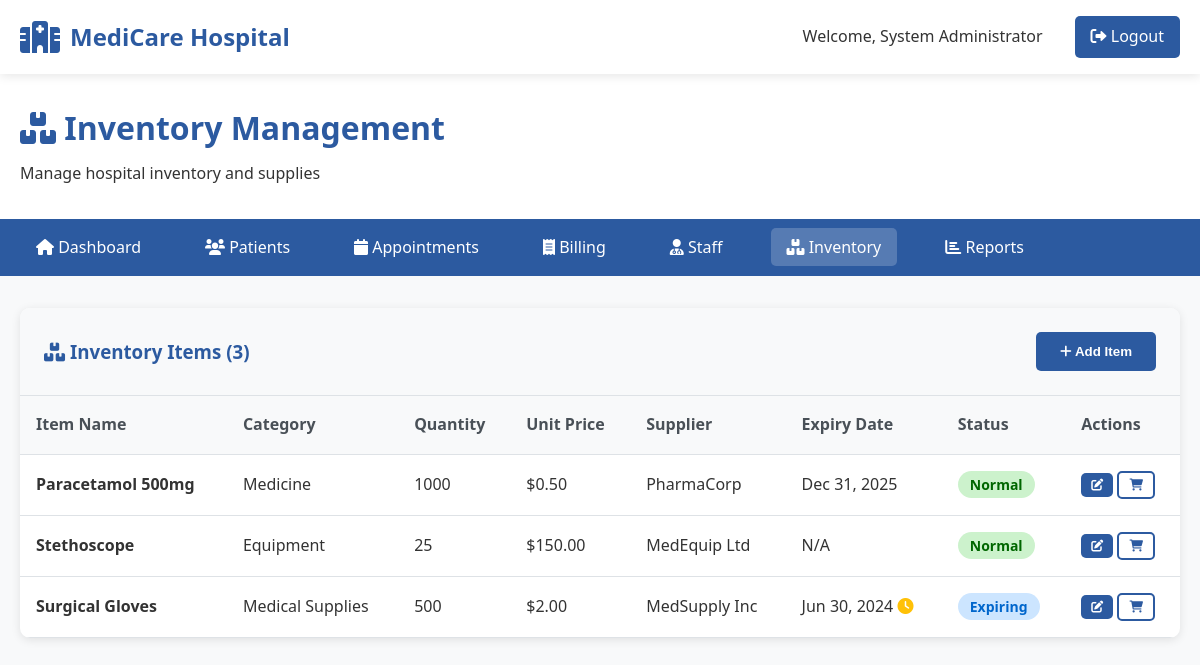
/dashboard/inventory.php (signed in), run on the app's committed database.
### tables this page shows
CREATE TABLE inventory (
    id INT PRIMARY KEY AUTO_INCREMENT,
    item_name VARCHAR(100) NOT NULL,
    category VARCHAR(50),
    quantity INT NOT NULL DEFAULT 0,
    unit_price DECIMAL(10,2),
    supplier VARCHAR(100),
    expiry_date DATE,
    minimum_stock INT DEFAULT 10,
    created_at TIMESTAMP DEFAULT CURRENT_TIMESTAMP,
    updated_at TIMESTAMP DEFAULT CURRENT_TIMESTAMP ON UPDATE CURRENT_TIMESTAMP
);

### dashboard/inventory.php (the view, shortened to what this page needs)
<?php
$database = new Database();
$conn = $database->getConnection();
$query = "SELECT * FROM inventory ORDER BY item_name";
$stmt = $conn->prepare($query);
$stmt->execute();
$inventory_items = $stmt->fetchAll(PDO::FETCH_ASSOC);
?>
<!DOCTYPE html>
<html lang="en">
<head>
    <link rel="stylesheet" href="../assets/css/style.css">
    <link href="https://cdnjs.cloudflare.com/ajax/libs/font-awesome/6.0.0/css/all.min.css" rel="stylesheet">
</head>
<body>
    <header class="header">
        <div class="container">
            <div class="logo">
                <i class="fas fa-hospital"></i>
                <h1>MediCare Hospital</h1>
            </div>
            <nav class="nav">
                <span>Welcome, <?php echo htmlspecialchars($_SESSION['full_name']); ?></span>
                <a href="../logout.php" class="btn-login">
                    <i class="fas fa-sign-out-alt"></i> Logout
                </a>
            </nav>
        </div>
    </header>
    <div class="dashboard">
        <div class="dashboard-header">
            <div class="container">
                <h1><i class="fas fa-boxes"></i> Inventory Management</h1>
                <p>Manage hospital inventory and supplies</p>
            </div>
        </div>
        <nav class="dashboard-nav">
            <div class="container">
                <ul>
                    <li><a href="index.php"><i class="fas fa-home"></i> Dashboard</a></li>
                    <li><a href="patients.php"><i class="fas fa-users"></i> Patients</a></li>
                    <li><a href="appointments.php"><i class="fas fa-calendar"></i> Appointments</a></li>
                    <li><a href="billing.php"><i class="fas fa-receipt"></i> Billing</a></li>
                    <li><a href="staff.php"><i class="fas fa-user-md"></i> Staff</a></li>
                    <li><a href="inventory.php" class="active"><i class="fas fa-boxes"></i> Inventory</a></li>
                    <li><a href="reports.php"><i class="fas fa-chart-bar"></i> Reports</a></li>
                </ul>
            </div>
        </nav>
        <div class="dashboard-content">
            <div class="container">
                <div class="table-container">
                    <div class="table-header">
                        <h3><i class="fas fa-boxes"></i> Inventory Items (<?php echo count($inventory_items); ?>)</h3>
                        <button class="btn btn-primary" onclick="alert('Add Item feature coming soon!')">
                            <i class="fas fa-plus"></i> Add Item
                        </button>
                    </div>
                    <table>
                        <thead>
                            <tr>
                                <th>Item Name</th>
                                <th>Category</th>
                                <th>Quantity</th>
                                <th>Unit Price</th>
                                <th>Supplier</th>
                                <th>Expiry Date</th>
                                <th>Status</th>
                                <th>Actions</th>
                            </tr>
                        </thead>
                        <tbody>
                            <?php if (empty($inventory_items)): ?>
                            <tr>
                                <td colspan="8" style="text-align: center; color: #666;">No inventory items found</td>
                            </tr>
                            <?php else: ?>
                            <?php foreach ($inventory_items as $item): ?>
                            <?php
                                $status = 'normal';
                                if ($item['expiry_date'] && strtotime($item['expiry_date']) < strtotime('+30 days')) {
                                    $status = 'expiring';
                                }
                            ?>
                            <tr>
                                <td><strong><?php echo htmlspecialchars($item['item_name']); ?></strong></td>
                                <td><?php echo htmlspecialchars($item['category']); ?></td>
                                <td>
                                    <?php echo $item['quantity']; ?>
                                </td>
                                <td>$<?php echo number_format($item['unit_price'], 2); ?></td>
                                <td><?php echo htmlspecialchars($item['supplier']); ?></td>
                                <td>
                                    <?php if ($item['expiry_date']): ?>
                                        <?php echo date('M d, Y', strtotime($item['expiry_date'])); ?>
                                        <?php if (strtotime($item['expiry_date']) < strtotime('+30 days')): ?>
                                            <i class="fas fa-clock" style="color: #ffc107;" title="Expiring Soon"></i>
                                        <?php endif; ?>
                                    <?php else: ?>
                                        N/A
                                    <?php endif; ?>
                                </td>
                                <td>
                                    <?php if ($status == 'low_stock'): ?>
                                        <span class="status cancelled">Low Stock</span>
                                    <?php elseif ($status == 'expiring'): ?>
                                        <span class="status scheduled">Expiring</span>
                                    <?php else: ?>
                                        <span class="status completed">Normal</span>
                                    <?php endif; ?>
                                </td>
                                <td>
                                    <button class="btn btn-primary" style="padding: 5px 10px; font-size: 12px;"
                                            onclick="alert('Update stock - Item: <?php echo htmlspecialchars($item['item_name']); ?>')">
                                        <i class="fas fa-edit"></i>
                                    </button>
                                    <button class="btn btn-secondary" style="padding: 5px 10px; font-size: 12px;"
                                            onclick="alert('Reorder - Item: <?php echo htmlspecialchars($item['item_name']); ?>')">
                                        <i class="fas fa-shopping-cart"></i>
                                    </button>
                                </td>
                            </tr>
                            <?php endforeach; ?>
                            <?php endif; ?>
                        </tbody>
                    </table>
                </div>
            </div>
        </div>
    </div>
</body>
</html>

### assets/css/style.css (style rules this page uses)
* { margin: 0; padding: 0; box-sizing: border-box; }
body { font-family: "Segoe UI", Tahoma, Geneva, Verdana, sans-serif; line-height: 1.6; color: #333; }
.container { max-width: 1200px; margin: 0 auto; padding: 0 20px; }
.header { background: #fff; box-shadow: 0 2px 10px rgba(0, 0, 0, 0.1); position: fixed; width: 100%; top: 0; z-index: 1000; }
.header .container { display: flex; justify-content: space-between; align-items: center; padding: 1rem 20px; }
.logo { display: flex; align-items: center; gap: 10px; }
.logo i { font-size: 2rem; color: #2c5aa0; }
.logo h1 { color: #2c5aa0; font-size: 1.5rem; }
.nav { display: flex; align-items: center; gap: 2rem; }
.nav a { text-decoration: none; color: #333; font-weight: 500; transition: color 0.3s; }
.btn-login { background: #2c5aa0; color: white !important; padding: 0.5rem 1rem; border-radius: 5px; transition: background 0.3s; }
.btn { display: inline-block; padding: 12px 24px; text-decoration: none; border-radius: 5px; font-weight: 600; text-align: center; transition: all 0.3s; border: none; cursor: pointer; }
.btn-primary { background: #2c5aa0; color: white; }
.btn-secondary { background: transparent; color: #2c5aa0; border: 2px solid #2c5aa0; }
.dashboard { margin-top: 70px; min-height: calc(100vh - 70px); background: #f8f9fa; }
.dashboard-header { background: white; padding: 2rem 0; box-shadow: 0 2px 4px rgba(0, 0, 0, 0.1); }
.dashboard-header h1 { color: #2c5aa0; margin-bottom: 0.5rem; }
.dashboard-nav { background: #2c5aa0; padding: 1rem 0; }
.dashboard-nav ul { list-style: none; display: flex; gap: 2rem; }
.dashboard-nav a { color: white; text-decoration: none; padding: 0.5rem 1rem; border-radius: 5px; transition: background 0.3s; }
.dashboard-nav a:hover, .dashboard-nav a.active { background: rgba(255, 255, 255, 0.2); }
.dashboard-content { padding: 2rem 0; }
.table-container { background: white; border-radius: 10px; overflow: hidden; box-shadow: 0 2px 10px rgba(0, 0, 0, 0.1); }
.table-header { padding: 1.5rem; background: #f8f9fa; border-bottom: 1px solid #dee2e6; display: flex; justify-content: space-between; align-items: center; }
.table-header h3 { color: #2c5aa0; margin: 0; }
table { width: 100%; border-collapse: collapse; }
th, td { padding: 1rem; text-align: left; border-bottom: 1px solid #dee2e6; }
th { background: #f8f9fa; font-weight: 600; color: #495057; }
.status { padding: 0.25rem 0.75rem; border-radius: 20px; font-size: 0.875rem; font-weight: 600; }
.status.scheduled { background: #cce5ff; color: #0066cc; }
.status.completed { background: #ccf2cc; color: #006600; }

### data on the page
inventory: item_name "Paracetamol 500mg", category "Medicine", quantity "1000", unit_price "0.50", supplier "PharmaCorp", expiry_date "Dec 31, 2025", shows "Normal"
inventory: item_name "Stethoscope", category "Equipment", quantity "25", unit_price "150.00", supplier "MedEquip Ltd", shows "N/A", shows "Normal"
inventory: item_name "Surgical Gloves", category "Medical Supplies", quantity "500", unit_price "2.00", supplier "MedSupply Inc", expiry_date "Jun 30, 2024", shows "Expiring"

### other printed values
$_SESSION['full_name'] "System Administrator"
count($inventory_items) "3"
